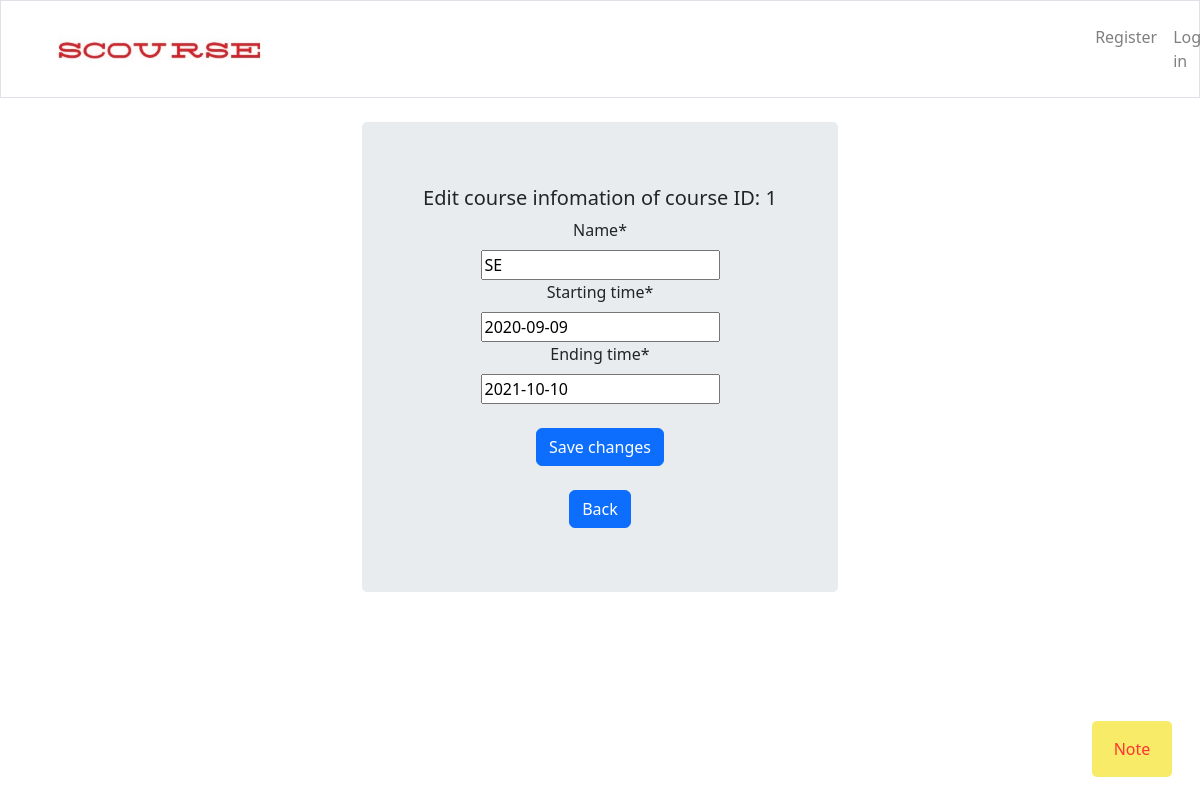
Screenshot of /Moddle/teacher/course_home/course_info/1/edit_course with the database file from the repository.
### Moddle/models.py (models this page shows, shortened)
class Course(models.Model):
    course_id = models.AutoField(primary_key=True)
    name = models.CharField(max_length=100)
    date_added = models.DateTimeField(auto_now_add=True)
    starting_time = models.DateField(null=True)
    ending_time = models.DateField(null=True)
    lecture_id = models.ForeignKey(lecturer, on_delete=models.CASCADE)

### Moddle/views.py (the view)
# urls.py: path('teacher/course_home/course_info/<int:course_id>/edit_course', views.edit_course, name='edit_course'),
def edit_course(request, course_id):
    _course = Course.objects.get(course_id = course_id)
    if request.method != 'POST':
        form =  CourseForm(instance=_course)
    else:
        form =  CourseForm(instance=_course, data=request.POST)
        if form.is_valid():
            form.save()
            redirect('course_info.html')
    data= {'form': form, 'course_id': course_id}
    return render(request, 'editcourse_form.html', context=data)

### Moddle/forms.py
class CourseForm(forms.ModelForm):
    name = forms.CharField(max_length=100)
    starting_time = forms.DateField()
    ending_time = forms.DateField()
    class Meta:
        model = Course
        fields=['name','starting_time','ending_time']
        fields=['name','starting_time','ending_time']

### Moddle/templates/editcourse_form.html (shortened to what this page needs)
{% extends "base.html" %}
{% load crispy_forms_tags %}
{% block content %}
<div class="container" style="width: 500px">
	<div class="jumbotron text-center" >
      <h5 class="display-7">Edit course infomation of course ID: {{ course_id }}</h5>
      <form action="{% url 'Moddle:edit_course' course_id %} " method="post">
        {{form|crispy}}
        <br>
        <button class= "btn btn-primary"name="submit">Save changes</button>
      </form>
      <br>
       <button class="btn btn-primary" onclick=location.href="{% url 'Moddle:course_info' course_id %}">Back</button>
  </div>
</div>
{% endblock content %}

### Moddle/static/css/user_info.css (style rules this page uses)
* { box-sizing: border-box; }

### rows the page displays
Course: name "SE", starting_time "2020-09-09", ending_time "2021-10-10"

### other values shown
{{ course_id }} "1"
